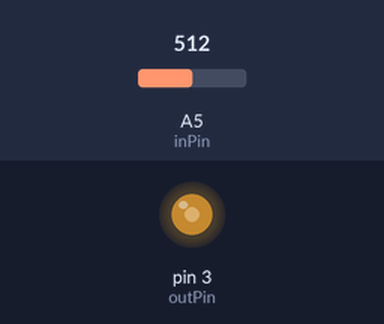
Bench run of a sketch on a simulated Arduino Uno, built with avr-gcc and run on an emulated ATmega328P. Shown: output pins drawn as LEDs (lit = HIGH). The inputs (shaded band) are chosen by the test bench; at power-on: A5 (inPin) = 512.

Above: at 1.2 s.
1.3 s: A5 (inPin) set to 716
At 2.5 s:
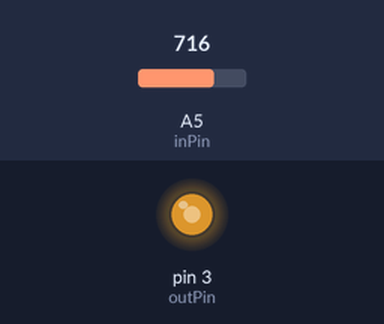
2.8 s: A5 (inPin) set to 900
At 3.9 s:
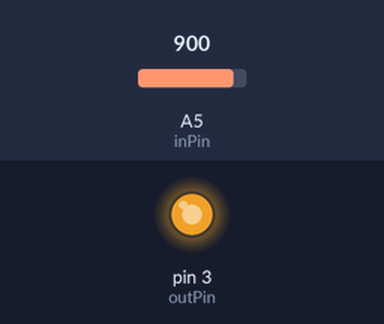
4.3 s: A5 (inPin) set to 122
At 5.0 s:
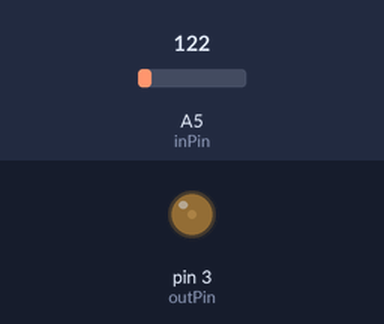
5.8 s: A5 (inPin) set to 0
At 6.1 s:
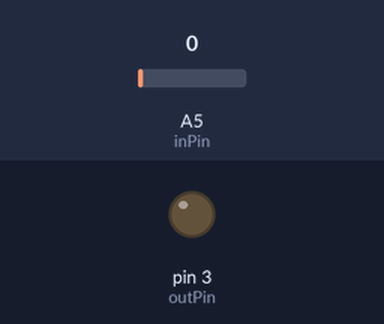
7.3 s: A5 (inPin) set to 511
At 8.5 s:
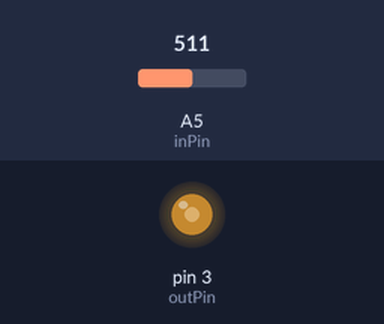
Timing chart, 0 to 9.8 s (numbered marks = the images above; inputs shaded):
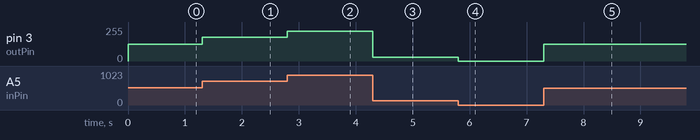

The sketch:

voltmeter.ino
```cpp
/*#########################*/
/*# Program to test       #*/
/*# voltmeter insteuments #*/
/*# TBAG 2022             #*/
/*#########################*/


//#define DEBUG

/*#####################################*/
/*global variables*/

const float maxRPM=5100/60.0;      // maximum RPM for tachometers, in Hz
int8_t inPin;
int8_t outPin;


/*##############################*/
/*set things up*/

void setup()
{
  // setup display, if needed
  #ifdef DEBUG
  Serial.begin(9600);
  #endif

  // set positions and pin numbers
  // pins are input, output
  inPin=A5;
  outPin=3;

  pinMode(inPin, INPUT); // input
  pinMode(outPin, OUTPUT);

  analogWrite(outPin,0);
}/*setup*/

/*##############################*/
/*main loop*/

void loop() {
  float throtPos=0,temp=0;

  // read controls
  throtPos=(float)map(analogRead(inPin), 0, 1024, 0, maxRPM);

  // set temp
  temp=throtPos*800.0/maxRPM; //-rpm/1000.0;

  // write outputs
  analogWrite(outPin,(int)(temp*255.0/800.0));


    #ifdef DEBUG  // write to display to monitor
  Serial.print("Pos ");
  Serial.print(throtPos);
  Serial.print(" temp ");
  Serial.print(temp);
  Serial.print(" pwm ");
  Serial.print((int)(temp*255.0/800.0));
  Serial.print("\n");
  #endif

}/*main loop*/

/*the end*/
/*##############################*/
```

Measured:
- after the input at 1.3 s, pin 3 (outPin): 126/255 → 177/255 at once
- after the input at 2.8 s, pin 3 (outPin): 177/255 → 222/255 at once
- after the input at 4.3 s, pin 3 (outPin): 222/255 → 30/255 at once
- after the input at 5.8 s, pin 3 (outPin): 30/255 → 0/255 at once
- after the input at 7.3 s, pin 3 (outPin): 0/255 → 126/255 at once
